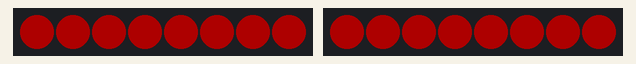
Recording of a sketch running on a simulated Arduino Uno, built with avr-gcc and run on an emulated ATmega328P. Shown: 2 × 8 RGB LEDs in strip order, left to right. Dim RGB values are drawn brighter than linear.

Above: at 0.15 s.
At 31.87 s:
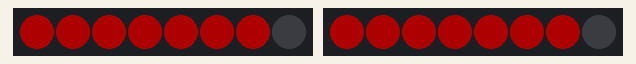
At 64.79 s:
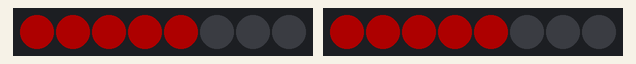
At 129.73 s:
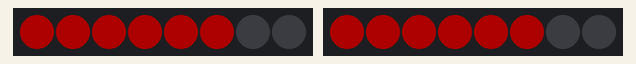
Timing chart, 0 to 130.0 s (numbered marks = the images above):
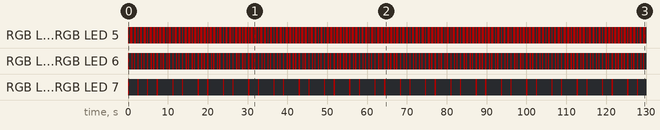

The sketch:

square.ino
```cpp
#include <Adafruit_NeoPixel.h>
#ifdef __AVR__
 #include <avr/power.h> // Required for 16 MHz Adafruit Trinket
#endif

#define LED_PIN1    7 // First NeoPixel strip pin
#define LED_COUNT1  8 // Number of LEDs on first strip

#define LED_PIN2    6 // Second NeoPixel strip pin
#define LED_COUNT2  8 // Number of LEDs on second strip

#define BLINK_FREQUENCY_HZ 21.3 // Frequency in Hertz (e.g., 2 Hz = 2 times per second)

Adafruit_NeoPixel strip1(LED_COUNT1, LED_PIN1, NEO_GRB + NEO_KHZ800);
Adafruit_NeoPixel strip2(LED_COUNT2, LED_PIN2, NEO_GRB + NEO_KHZ800);

const uint8_t PATTERN_LEN = 8;
const uint8_t onCounts[PATTERN_LEN] = { 8, 7, 6,5,5,5,6, 7};

void setup() {
#if defined(__AVR_ATtiny85__) && (F_CPU == 16000000)
  clock_prescale_set(clock_div_1);
#endif

  strip1.begin();
  strip2.begin();
  strip1.show();
  strip2.show();
  strip1.setBrightness(50);
  strip2.setBrightness(50);
}

void loop() {
  int blinkDelay = (1000 / BLINK_FREQUENCY_HZ) / 2; // ON and OFF times
  for (int i=0; i<4; i++){
    for (uint8_t step = 0; step < PATTERN_LEN; step++) {
      // for each LED index…
      for (uint8_t i = 0; i < LED_COUNT1; i++) {
        // turn ON for the first onCounts[step] pixels, else OFF
        if (i < onCounts[step]) {
          strip1.setPixelColor(i, strip1.Color(255, 0, 0)); // red
          strip2.setPixelColor(i, strip2.Color(255, 0, 0));
        } else {
          strip1.setPixelColor(i, strip1.Color(0, 0, 0));   // off
          strip2.setPixelColor(i, strip2.Color(0,0, 0));
        }
      }
      strip1.show();
      strip2.show();
      delay(blinkDelay/PATTERN_LEN);
    }
  }
}
```

Measured:
- by itself, RGB LED 7, RGB LED 7: repeats every 6.3 s: RGB(50, 0, 0) 0.30 s, off 3.6 s, RGB(50, 0, 0) 0.30 s, off 2.1 s
- by itself, RGB LED 5, RGB LED 5: off → RGB(50, 0, 0) at 0.00 s, → off 0.30 s later, → RGB(50, 0, 0) 0.30 s later, → off 0.60 s later, … (328 changes in this stretch)
- by itself, RGB LED 6, RGB LED 6: off → RGB(50, 0, 0) at 0.00 s, → off 0.30 s later, → RGB(50, 0, 0) 0.60 s later, → off 0.30 s later, … (328 changes in this stretch)
